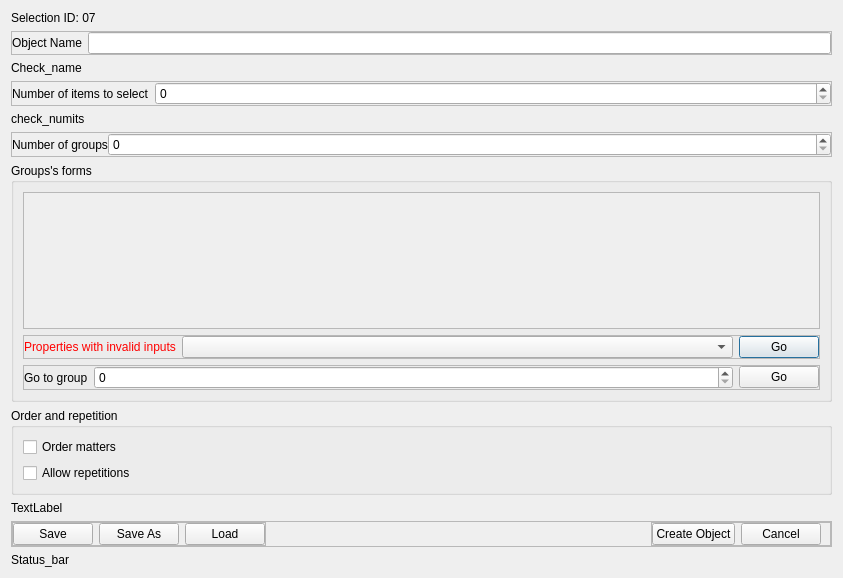
<?xml version="1.0" encoding="UTF-8"?>
<ui version="4.0">
 <class>Dialog</class>
 <widget class="QDialog" name="Dialog">
  <property name="geometry">
   <rect>
    <x>0</x>
    <y>0</y>
    <width>843</width>
    <height>578</height>
   </rect>
  </property>
  <property name="windowTitle">
   <string>Dialog</string>
  </property>
  <layout class="QVBoxLayout" name="verticalLayout">
   <item alignment="Qt::AlignmentFlag::AlignTop">
    <widget class="QLabel" name="label_14">
     <property name="sizePolicy">
      <sizepolicy hsizetype="Expanding" vsizetype="Expanding">
       <horstretch>0</horstretch>
       <verstretch>0</verstretch>
      </sizepolicy>
     </property>
     <property name="text">
      <string>Selection ID: 07</string>
     </property>
    </widget>
   </item>
   <item alignment="Qt::AlignmentFlag::AlignTop">
    <widget class="QFrame" name="frame">
     <property name="sizePolicy">
      <sizepolicy hsizetype="Expanding" vsizetype="Expanding">
       <horstretch>0</horstretch>
       <verstretch>0</verstretch>
      </sizepolicy>
     </property>
     <property name="frameShape">
      <enum>QFrame::Shape::StyledPanel</enum>
     </property>
     <property name="frameShadow">
      <enum>QFrame::Shadow::Raised</enum>
     </property>
     <layout class="QHBoxLayout" name="horizontalLayout">
      <property name="leftMargin">
       <number>0</number>
      </property>
      <property name="topMargin">
       <number>0</number>
      </property>
      <property name="rightMargin">
       <number>0</number>
      </property>
      <property name="bottomMargin">
       <number>0</number>
      </property>
      <item>
       <widget class="QLabel" name="label">
        <property name="text">
         <string>Object Name</string>
        </property>
       </widget>
      </item>
      <item>
       <widget class="QLineEdit" name="lineEdit"/>
      </item>
     </layout>
    </widget>
   </item>
   <item alignment="Qt::AlignmentFlag::AlignTop">
    <widget class="QLabel" name="label_2">
     <property name="sizePolicy">
      <sizepolicy hsizetype="Preferred" vsizetype="Expanding">
       <horstretch>0</horstretch>
       <verstretch>0</verstretch>
      </sizepolicy>
     </property>
     <property name="text">
      <string>Check_name</string>
     </property>
    </widget>
   </item>
   <item>
    <widget class="QFrame" name="frame_8">
     <property name="frameShape">
      <enum>QFrame::Shape::StyledPanel</enum>
     </property>
     <property name="frameShadow">
      <enum>QFrame::Shadow::Raised</enum>
     </property>
     <layout class="QHBoxLayout" name="horizontalLayout_8" stretch="0,7">
      <property name="leftMargin">
       <number>0</number>
      </property>
      <property name="topMargin">
       <number>0</number>
      </property>
      <property name="rightMargin">
       <number>0</number>
      </property>
      <property name="bottomMargin">
       <number>0</number>
      </property>
      <item>
       <widget class="QLabel" name="label_7">
        <property name="text">
         <string>Number of items to select</string>
        </property>
       </widget>
      </item>
      <item>
       <widget class="QSpinBox" name="spinBox_3"/>
      </item>
     </layout>
    </widget>
   </item>
   <item>
    <widget class="QLabel" name="label_8">
     <property name="text">
      <string>check_numits</string>
     </property>
    </widget>
   </item>
   <item>
    <widget class="QFrame" name="frame_2">
     <property name="frameShape">
      <enum>QFrame::Shape::StyledPanel</enum>
     </property>
     <property name="frameShadow">
      <enum>QFrame::Shadow::Raised</enum>
     </property>
     <layout class="QHBoxLayout" name="horizontalLayout_2" stretch="0,0">
      <property name="spacing">
       <number>0</number>
      </property>
      <property name="leftMargin">
       <number>0</number>
      </property>
      <property name="topMargin">
       <number>0</number>
      </property>
      <property name="rightMargin">
       <number>0</number>
      </property>
      <property name="bottomMargin">
       <number>0</number>
      </property>
      <item>
       <widget class="QLabel" name="label_3">
        <property name="text">
         <string>Number of groups</string>
        </property>
       </widget>
      </item>
      <item>
       <widget class="QSpinBox" name="spinBox">
        <property name="sizePolicy">
         <sizepolicy hsizetype="Expanding" vsizetype="Fixed">
          <horstretch>0</horstretch>
          <verstretch>0</verstretch>
         </sizepolicy>
        </property>
       </widget>
      </item>
     </layout>
    </widget>
   </item>
   <item>
    <widget class="QGroupBox" name="groupBox">
     <property name="sizePolicy">
      <sizepolicy hsizetype="Expanding" vsizetype="Expanding">
       <horstretch>0</horstretch>
       <verstretch>0</verstretch>
      </sizepolicy>
     </property>
     <property name="title">
      <string>Groups's forms</string>
     </property>
     <layout class="QVBoxLayout" name="verticalLayout_2">
      <item>
       <widget class="QScrollArea" name="scrollArea">
        <property name="widgetResizable">
         <bool>true</bool>
        </property>
        <widget class="QWidget" name="widget">
         <property name="geometry">
          <rect>
           <x>0</x>
           <y>0</y>
           <width>803</width>
           <height>132</height>
          </rect>
         </property>
         <layout class="QVBoxLayout" name="verticalLayout_4"/>
        </widget>
       </widget>
      </item>
      <item>
       <widget class="QFrame" name="frame_7">
        <property name="frameShape">
         <enum>QFrame::Shape::StyledPanel</enum>
        </property>
        <property name="frameShadow">
         <enum>QFrame::Shadow::Raised</enum>
        </property>
        <layout class="QHBoxLayout" name="horizontalLayout_7" stretch="0,6,0">
         <property name="leftMargin">
          <number>0</number>
         </property>
         <property name="topMargin">
          <number>0</number>
         </property>
         <property name="rightMargin">
          <number>0</number>
         </property>
         <property name="bottomMargin">
          <number>0</number>
         </property>
         <item>
          <widget class="QLabel" name="label_6">
           <property name="styleSheet">
            <string notr="true">color: red;</string>
           </property>
           <property name="text">
            <string>Properties with invalid inputs</string>
           </property>
          </widget>
         </item>
         <item>
          <widget class="QComboBox" name="comboBox"/>
         </item>
         <item>
          <widget class="QPushButton" name="pushButton_7">
           <property name="text">
            <string>Go</string>
           </property>
          </widget>
         </item>
        </layout>
       </widget>
      </item>
      <item alignment="Qt::AlignmentFlag::AlignBottom">
       <widget class="QFrame" name="frame_3">
        <property name="frameShape">
         <enum>QFrame::Shape::StyledPanel</enum>
        </property>
        <property name="frameShadow">
         <enum>QFrame::Shadow::Raised</enum>
        </property>
        <layout class="QHBoxLayout" name="horizontalLayout_3" stretch="0,4,0">
         <property name="leftMargin">
          <number>0</number>
         </property>
         <property name="topMargin">
          <number>0</number>
         </property>
         <property name="rightMargin">
          <number>0</number>
         </property>
         <property name="bottomMargin">
          <number>0</number>
         </property>
         <item>
          <widget class="QLabel" name="label_4">
           <property name="text">
            <string>Go to group</string>
           </property>
          </widget>
         </item>
         <item>
          <widget class="QSpinBox" name="spinBox_2">
           <property name="sizePolicy">
            <sizepolicy hsizetype="Expanding" vsizetype="Fixed">
             <horstretch>0</horstretch>
             <verstretch>0</verstretch>
            </sizepolicy>
           </property>
          </widget>
         </item>
         <item>
          <widget class="QPushButton" name="pushButton">
           <property name="sizePolicy">
            <sizepolicy hsizetype="Expanding" vsizetype="Fixed">
             <horstretch>0</horstretch>
             <verstretch>0</verstretch>
            </sizepolicy>
           </property>
           <property name="text">
            <string>Go</string>
           </property>
          </widget>
         </item>
        </layout>
       </widget>
      </item>
     </layout>
    </widget>
   </item>
   <item>
    <widget class="QGroupBox" name="groupBox_4">
     <property name="title">
      <string>Order and repetition</string>
     </property>
     <layout class="QVBoxLayout" name="verticalLayout_6">
      <item>
       <widget class="QCheckBox" name="checkBox_3">
        <property name="text">
         <string>Order matters</string>
        </property>
       </widget>
      </item>
      <item>
       <widget class="QCheckBox" name="checkBox_4">
        <property name="text">
         <string>Allow repetitions</string>
        </property>
       </widget>
      </item>
     </layout>
    </widget>
   </item>
   <item>
    <widget class="QLabel" name="label_9">
     <property name="text">
      <string>TextLabel</string>
     </property>
    </widget>
   </item>
   <item>
    <widget class="QFrame" name="frame_4">
     <property name="frameShape">
      <enum>QFrame::Shape::StyledPanel</enum>
     </property>
     <property name="frameShadow">
      <enum>QFrame::Shadow::Raised</enum>
     </property>
     <layout class="QHBoxLayout" name="horizontalLayout_4">
      <property name="leftMargin">
       <number>0</number>
      </property>
      <property name="topMargin">
       <number>0</number>
      </property>
      <property name="rightMargin">
       <number>0</number>
      </property>
      <property name="bottomMargin">
       <number>0</number>
      </property>
      <item alignment="Qt::AlignmentFlag::AlignLeft">
       <widget class="QFrame" name="frame_5">
        <property name="frameShape">
         <enum>QFrame::Shape::StyledPanel</enum>
        </property>
        <property name="frameShadow">
         <enum>QFrame::Shadow::Raised</enum>
        </property>
        <layout class="QHBoxLayout" name="horizontalLayout_5">
         <property name="leftMargin">
          <number>0</number>
         </property>
         <property name="topMargin">
          <number>0</number>
         </property>
         <property name="rightMargin">
          <number>0</number>
         </property>
         <property name="bottomMargin">
          <number>0</number>
         </property>
         <item>
          <widget class="QPushButton" name="pushButton_2">
           <property name="text">
            <string>Save</string>
           </property>
          </widget>
         </item>
         <item>
          <widget class="QPushButton" name="pushButton_3">
           <property name="text">
            <string>Save As</string>
           </property>
          </widget>
         </item>
         <item>
          <widget class="QPushButton" name="pushButton_4">
           <property name="text">
            <string>Load</string>
           </property>
          </widget>
         </item>
        </layout>
       </widget>
      </item>
      <item alignment="Qt::AlignmentFlag::AlignRight">
       <widget class="QFrame" name="frame_6">
        <property name="frameShape">
         <enum>QFrame::Shape::StyledPanel</enum>
        </property>
        <property name="frameShadow">
         <enum>QFrame::Shadow::Raised</enum>
        </property>
        <layout class="QHBoxLayout" name="horizontalLayout_6">
         <property name="leftMargin">
          <number>0</number>
         </property>
         <property name="topMargin">
          <number>0</number>
         </property>
         <property name="bottomMargin">
          <number>0</number>
         </property>
         <item>
          <widget class="QPushButton" name="pushButton_5">
           <property name="text">
            <string>Create Object</string>
           </property>
          </widget>
         </item>
         <item>
          <widget class="QPushButton" name="pushButton_6">
           <property name="text">
            <string>Cancel</string>
           </property>
          </widget>
         </item>
        </layout>
       </widget>
      </item>
     </layout>
    </widget>
   </item>
   <item alignment="Qt::AlignmentFlag::AlignBottom">
    <widget class="QLabel" name="label_5">
     <property name="text">
      <string>Status_bar</string>
     </property>
    </widget>
   </item>
  </layout>
 </widget>
 <resources/>
 <connections/>
</ui>
